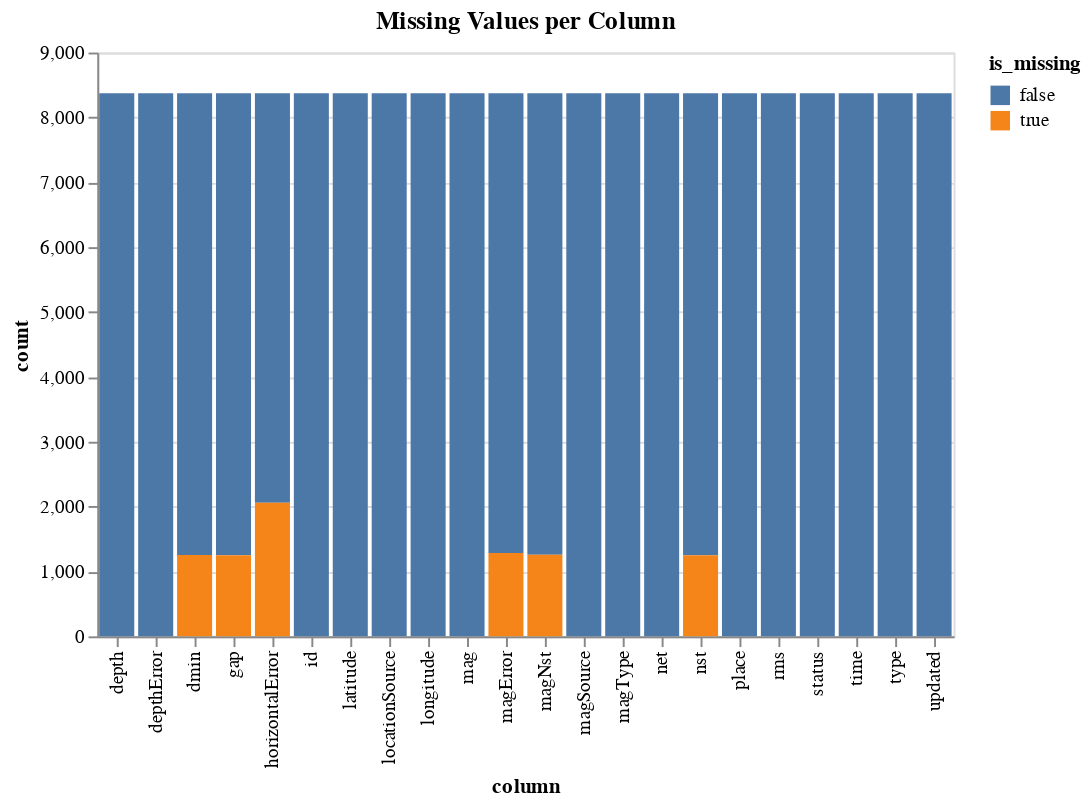

The code cell stored with this chart in its notebook:
### Code cell
missing = (
    df.isnull()
    .melt(var_name='column', value_name='is_missing')
    .groupby(['column', 'is_missing'])
    .size()
    .reset_index(name='count')
)

alt.Chart(missing).mark_bar().encode(
    x='column:N',
    y='count:Q',
    color='is_missing:N',
    tooltip=['column', 'is_missing', 'count']
).properties(
    title='Missing Values per Column'
)

### Figure 1 — Vega-Lite specification as saved in the notebook (floating-point values rounded to 4 significant figures)
{"config": {"view": {"continuousWidth": 300, "continuousHeight": 300}}, "data": {"name": "data-b8e6762e0159c63ce80aaedb2850763a"}, "mark": {"type": "bar"}, "encoding": {"color": {"field": "is_missing", "type": "nominal"}, "tooltip": [{"field": "column", "type": "nominal"}, {"field": "is_missing", "type": "nominal"}, {"field": "count", "type": "quantitative"}], "x": {"field": "column", "type": "nominal"}, "y": {"field": "count", "type": "quantitative"}}, "title": "Missing Values per Column", "$schema": "https://vega.github.io/schema/vega-lite/v5.20.1.json", "datasets": {"data-b8e6762e0159c63ce80aaedb2850763a": [{"column": "depth", "is_missing": false, "count": 8371}, {"column": "depthError", "is_missing": false, "count": 8368}, {"column": "depthError", "is_missing": true, "count": 3}, {"column": "dmin", "is_missing": false, "count": 7118}, {"column": "dmin", "is_missing": true, "count": 1253}, {"column": "gap", "is_missing": false, "count": 7119}, {"column": "gap", "is_missing": true, "count": 1252}, {"column": "horizontalError", "is_missing": false, "count": 6311}, {"column": "horizontalError", "is_missing": true, "count": 2060}, {"column": "id", "is_missing": false, "count": 8371}, {"column": "latitude", "is_missing": false, "count": 8371}, {"column": "locationSource", "is_missing": false, "count": 8371}, {"column": "longitude", "is_missing": false, "count": 8371}, {"column": "mag", "is_missing": false, "count": 8369}, {"column": "mag", "is_missing": true, "count": 2}, {"column": "magError", "is_missing": false, "count": 7087}, {"column": "magError", "is_missing": true, "count": 1284}, {"column": "magNst", "is_missing": false, "count": 7115}, {"column": "magNst", "is_missing": true, "count": 1256}, {"column": "magSource", "is_missing": false, "count": 8371}, {"column": "magType", "is_missing": false, "count": 8369}, {"column": "magType", "is_missing": true, "count": 2}, {"column": "net", "is_missing": false, "count": 8371}, {"column": "nst", "is_missing": false, "count": 7120}, {"column": "nst", "is_missing": true, "count": 1251}, {"column": "place", "is_missing": false, "count": 8371}, {"column": "rms", "is_missing": false, "count": 8368}, {"column": "rms", "is_missing": true, "count": 3}, {"column": "status", "is_missing": false, "count": 8371}, {"column": "time", "is_missing": false, "count": 8371}, {"column": "type", "is_missing": false, "count": 8371}, {"column": "updated", "is_missing": false, "count": 8371}]}}
